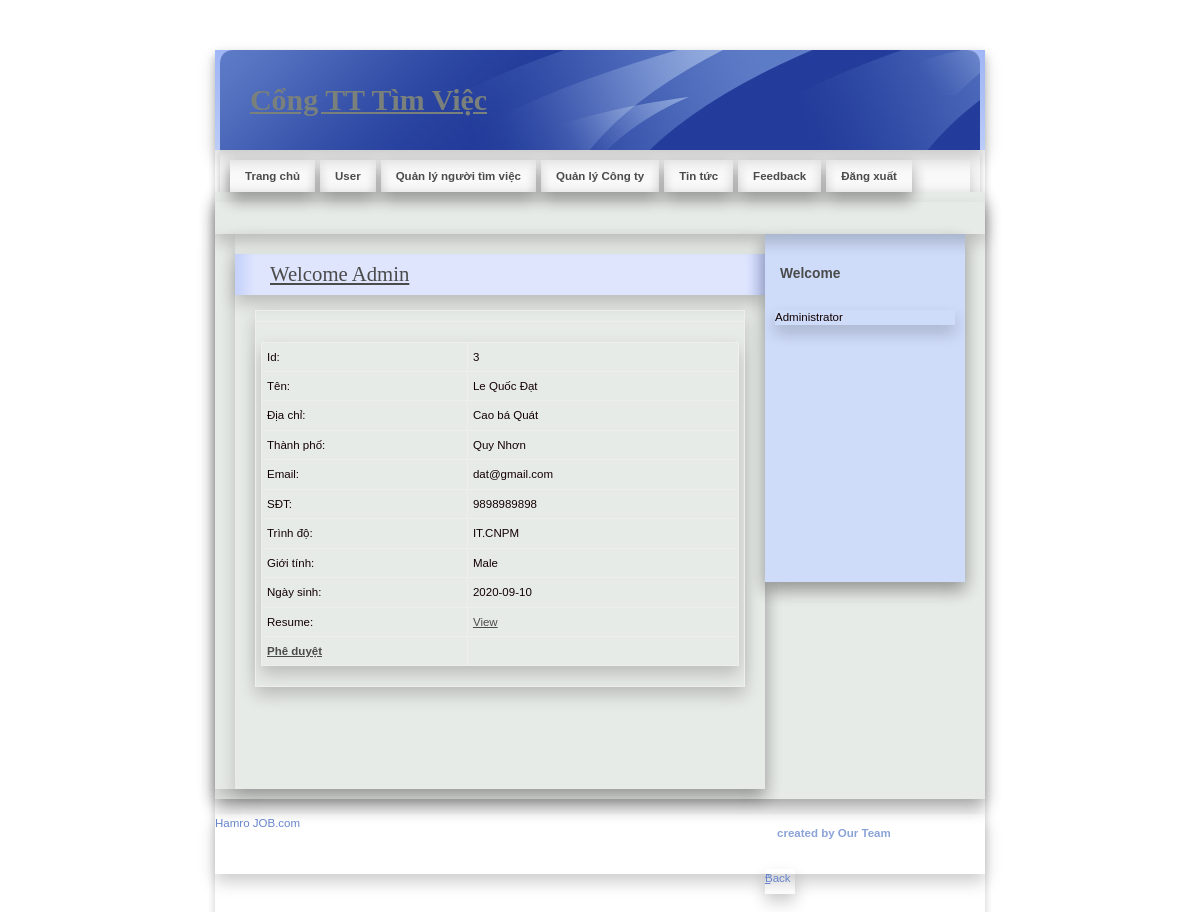
Screenshot of /Admin/DetailJob.php?JobId=3 with the database file from the repository.
### tables this page shows
CREATE TABLE `jobseeker_reg` (
  `JobSeekId` int(11) NOT NULL,
  `JobSeekerName` varchar(20) NOT NULL,
  `Address` varchar(100) NOT NULL,
  `City` varchar(20) NOT NULL,
  `Email` varchar(40) NOT NULL,
  `Mobile` bigint(20) NOT NULL,
  `Qualification` varchar(20) NOT NULL,
  `Gender` varchar(10) NOT NULL,
  `BirthDate` date NOT NULL,
  `Resume` varchar(200) NOT NULL,
  `Status` varchar(10) NOT NULL,
  `UserName` varchar(20) NOT NULL,
  `Password` varchar(20) NOT NULL,
  `Question` varchar(100) NOT NULL,
  `Answer` varchar(50) NOT NULL
);

### Admin/DetailJob.php (the view, shortened to what this page needs)
<!DOCTYPE html PUBLIC "-//W3C//DTD XHTML 1.0 Strict//EN" "http://www.w3.org/TR/xhtml1/DTD/xhtml1-strict.dtd">
<html xmlns="http://www.w3.org/1999/xhtml" xml:lang="cs" lang="cs">
<head>
    <link rel="stylesheet" media="screen,projection" type="text/css" href="./css/main.css"/>
    <link rel="stylesheet" media="print" type="text/css" href="./css/print.css"/>
    <link rel="stylesheet" media="aural" type="text/css" href="./css/aural.css"/>
</head>
<body id="www-url-cz">
<div id="main" class="box">
    <?php
    include "Header.php"
    ?>
    <?php
    include "menu.php"
    ?>
    <div id="page" class="box">
        <div id="page-in" class="box">
            <div id="strip" class="box noprint">
                <p id="breadcrumbs">&nbsp;</p>
            </div>
            <div id="content">
                <div class="article">
                    <h2><span><a href="#">Welcome Admin</a></span></h2>
                    <table width="100%" border="0" cellspacing="0" cellpadding="0">
                        <tr>
                            <td></td>
                        </tr>
                        <tr>
                            <td>
                                <?php
                                $ID = $_GET['JobId'];
                                $con = mysqli_connect("localhost", "root", "", "job");
								mysqli_set_charset($con, 'UTF8');
                                $sql = "select * from JobSeeker_Reg where JobSeekId='" . $ID . "'  ";
                                $result = mysqli_query($con,$sql);
                                $row = mysqli_fetch_array($result)
                                ?>
                                <table width="100%" border="1" cellspacing="2" cellpadding="2">
                                    <tr>
                                        <td>Id:</td>
                                        <td><?php echo $row['JobSeekId']; ?></td>
                                    </tr>
                                    <tr>
                                        <td>Tên:</td>
                                        <td><?php echo $row['JobSeekerName']; ?></td>
                                    </tr>
                                    <tr>
                                        <td>Địa chỉ:</td>
                                        <td><?php echo $row['Address']; ?></td>
                                    </tr>
                                    <tr>
                                        <td>Thành phố:</td>
                                        <td><?php echo $row['City']; ?></td>
                                    </tr>
                                    <tr>
                                        <td>Email:</td>
                                        <td><?php echo $row['Email']; ?></td>
                                    </tr>
                                    <tr>
                                        <td>SĐT:</td>
                                        <td><?php echo $row['Mobile']; ?></td>
                                    </tr>
                                    <tr>
                                        <td>Trình độ:</td>
                                        <td><?php echo $row['Qualification']; ?></td>
                                    </tr>
                                    <tr>
                                        <td>Giới tính:</td>
                                        <td><?php echo $row['Gender']; ?></td>
                                    </tr>
                                    <tr>
                                        <td>Ngày sinh:</td>
                                        <td><?php echo $row['BirthDate']; ?></td>
                                    </tr>
                                    <tr>
                                        <td>Resume:</td>
                                        <td><a href="../upload/<?php echo $row['Resume']; ?>" target="_blank">View</a>
                                        </td>
                                    </tr>
                                    <tr>
                                        <td><strong><a href="ApprovJob.php?JobId=<?php echo $row['JobSeekId']; ?>">Phê duyệt
                                                   </a></strong></td>
                                        <td></td>
                                    </tr>
                                </table>
                            </td>
                        </tr>
                    </table>
                    <p>&nbsp;</p>
                    <p class="btn-more box noprint">&nbsp;</p>
                </div>
            </div>
            <?php
            include "right.php"
            ?>
        </div>
    </div>
    <?php
    include "footer.php"
    ?>
</div>
</body>
</html>

### JobSeeker/css/main.css (style rules this page uses)
* { min-height: 1px; }
body { border: 0; margin: 0; padding: 0; background: #ffffff; font: 72%/160% "verdana", sans-serif; color: #120101; _text-align: center; }
a { color: #4b4b4b; }
p { border: 0; margin: 15px 0; padding: 0; }
div { display: block; border: 0; margin: 0; padding: 0; box-shadow: 0 8px 16px 0 rgba(0, 0, 0, 0.2); }
h1, h2, h3, h4, h5 { border: 0; margin: 15px 0 10px 0; padding: 0; font-weight: bold; }
h2 { font-size: 180%; line-height: 100%; font-family: "georgia", serif; font-weight: normal; }
table { display: table; border-collapse: collapse; margin: 15px 0; padding: 0; border: 1px solid rgb(238, 95, 95); font-size: 100%; box-shadow: 0 8px 16px 0 rgba(0, 0, 0, 0.2); }
tr { display: table-row; }
th, td { display: table-cell; border: 1px solid rgb(238, 238, 238); margin: 0; padding: 5px; vertical-align: top; text-align: left; }
a, img, span { border: 0; margin: 0; padding: 0; }
strong, .strong { font-weight: bold; }
.box { min-height: 1px; _height: 1px; }
.box:after { content: "."; display: block; line-height: 0px; font-size: 0px; visibility: hidden; clear: both; }
#main { width: 770px; margin: 50px auto 0 auto; _text-align: left; box-shadow: 0 4px 8px 0 rgba(0, 0, 0, 0.2); }
#page { width: 770px; min-height: 1px; background: #e7ebe8; _height: 1px; box-shadow: 0 8px 16px 0 rgba(0, 0, 0, 0.2); }
#page-in { min-height: 1px; padding: 10px 0; _height: 1px; box-shadow: 0 8px 16px 0 rgba(0, 0, 0, 0.2); }
#strip { position: relative; clear: both; padding: 3px 20px 10px 20px; color: #7a807c; }
#strip p { margin: 0; }
#strip #breadcrumbs { width: 520px; margin: 0; padding: 0; }
#content { float: left; width: 530px; _width: 550px; margin: 0; padding: 0 0 0 20px; }
#content .article { clear: both; margin: 0; padding: 20px; }
#content .article h2 { margin: 0 -20px; padding: 10px; background: #dee5fd url("../design/content_title_bg.gif") 0 0 repeat-y; color: #4b4b4b; box-shadow: 0 8px 16px 0 rgba(0, 0, 0, 0.2); }
#content .article h2 span { padding-left: 25px; }
#content .article p { text-align: justify; }
#content .btn-more { margin: 0 0 15px 0; padding: 0; border: 0; position: relative; }

### Admin/css/print.css (style rules this page uses)
body { border:0; margin:0; padding:0; font-size:12pt }
a { color:#000; text-decoration:none; }
h1, h2, h3 { page-break-after:avoid; page-break-inside:avoid; }
table { border-collapse: collapse; border-width:1px; border-style:solid; }
th, td { display:table-cell; border-width:1px; border-style:solid; }
.noprint { display:none; }

### Admin/css/aural.css (style rules this page uses)
body { voice-family:paul,male; volume:loud; speech-rate:slow; richness:90; stress:20; }
h1, h2, h3, h4, h5 { cue-before:url("ping.au"); }
p, table { pause:50ms; }
strong { pitch:medium; pitch-range:60; stress:90; richness:90; }

### rows the page displays
jobseeker_reg: JobSeekId "3", JobSeekerName "Le Quốc Đạt", Address "Cao bá Quát", City "Quy Nhơn", Email "dat@gmail.com", Mobile "9898989898", Qualification "IT.CNPM", Gender "Male", BirthDate "2020-09-10"
